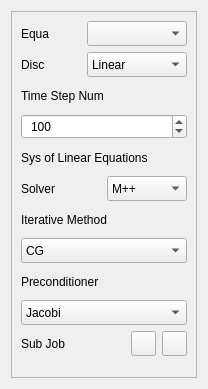
<?xml version="1.0" encoding="UTF-8"?>
<ui version="4.0">
 <class>FEMDockWidget</class>
 <widget class="QWidget" name="FEMDockWidget">
  <property name="geometry">
   <rect>
    <x>0</x>
    <y>0</y>
    <width>208</width>
    <height>389</height>
   </rect>
  </property>
  <property name="windowTitle">
   <string>Form</string>
  </property>
  <layout class="QVBoxLayout" name="verticalLayout">
   <item>
    <widget class="QFrame" name="frame">
     <property name="frameShape">
      <enum>QFrame::StyledPanel</enum>
     </property>
     <property name="frameShadow">
      <enum>QFrame::Raised</enum>
     </property>
     <layout class="QVBoxLayout" name="verticalLayout_2">
      <item>
       <layout class="QGridLayout" name="gridLayout">
        <item row="0" column="2">
         <widget class="QComboBox" name="comboBox">
          <property name="enabled">
           <bool>true</bool>
          </property>
          <property name="minimumSize">
           <size>
            <width>100</width>
            <height>25</height>
           </size>
          </property>
          <property name="maximumSize">
           <size>
            <width>16777215</width>
            <height>25</height>
           </size>
          </property>
          <property name="font">
           <font>
            <pointsize>9</pointsize>
           </font>
          </property>
          <property name="currentText">
           <string/>
          </property>
         </widget>
        </item>
        <item row="1" column="0">
         <widget class="QLabel" name="label_2">
          <property name="minimumSize">
           <size>
            <width>0</width>
            <height>25</height>
           </size>
          </property>
          <property name="maximumSize">
           <size>
            <width>16777215</width>
            <height>25</height>
           </size>
          </property>
          <property name="font">
           <font>
            <pointsize>9</pointsize>
           </font>
          </property>
          <property name="text">
           <string>Disc</string>
          </property>
         </widget>
        </item>
        <item row="1" column="2">
         <widget class="QComboBox" name="comboBox_2">
          <property name="minimumSize">
           <size>
            <width>0</width>
            <height>25</height>
           </size>
          </property>
          <property name="maximumSize">
           <size>
            <width>16777215</width>
            <height>25</height>
           </size>
          </property>
          <property name="font">
           <font>
            <pointsize>9</pointsize>
           </font>
          </property>
          <item>
           <property name="text">
            <string>Linear</string>
           </property>
          </item>
          <item>
           <property name="text">
            <string>Quadratic</string>
           </property>
          </item>
         </widget>
        </item>
        <item row="0" column="0">
         <widget class="QLabel" name="label">
          <property name="font">
           <font>
            <pointsize>9</pointsize>
           </font>
          </property>
          <property name="text">
           <string>Equa</string>
          </property>
         </widget>
        </item>
        <item row="0" column="1">
         <spacer name="horizontalSpacer_2">
          <property name="orientation">
           <enum>Qt::Horizontal</enum>
          </property>
          <property name="sizeHint" stdset="0">
           <size>
            <width>40</width>
            <height>20</height>
           </size>
          </property>
         </spacer>
        </item>
        <item row="1" column="1">
         <spacer name="horizontalSpacer_3">
          <property name="orientation">
           <enum>Qt::Horizontal</enum>
          </property>
          <property name="sizeHint" stdset="0">
           <size>
            <width>40</width>
            <height>20</height>
           </size>
          </property>
         </spacer>
        </item>
       </layout>
      </item>
      <item>
       <layout class="QHBoxLayout" name="horizontalLayout_2">
        <item>
         <widget class="QLabel" name="label_3">
          <property name="minimumSize">
           <size>
            <width>0</width>
            <height>25</height>
           </size>
          </property>
          <property name="maximumSize">
           <size>
            <width>16777215</width>
            <height>25</height>
           </size>
          </property>
          <property name="font">
           <font>
            <pointsize>9</pointsize>
           </font>
          </property>
          <property name="text">
           <string>Time Step Num</string>
          </property>
         </widget>
        </item>
       </layout>
      </item>
      <item>
       <widget class="QDoubleSpinBox" name="doubleSpinBox">
        <property name="minimumSize">
         <size>
          <width>0</width>
          <height>25</height>
         </size>
        </property>
        <property name="maximumSize">
         <size>
          <width>16777215</width>
          <height>25</height>
         </size>
        </property>
        <property name="font">
         <font>
          <pointsize>9</pointsize>
         </font>
        </property>
        <property name="styleSheet">
         <string notr="true">padding-left:5px;</string>
        </property>
        <property name="decimals">
         <number>0</number>
        </property>
        <property name="maximum">
         <double>2000.000000000000000</double>
        </property>
        <property name="value">
         <double>100.000000000000000</double>
        </property>
       </widget>
      </item>
      <item>
       <widget class="QLabel" name="label_4">
        <property name="minimumSize">
         <size>
          <width>0</width>
          <height>25</height>
         </size>
        </property>
        <property name="font">
         <font>
          <pointsize>9</pointsize>
         </font>
        </property>
        <property name="text">
         <string>Sys of Linear Equations </string>
        </property>
       </widget>
      </item>
      <item>
       <layout class="QHBoxLayout" name="horizontalLayout_3">
        <item>
         <widget class="QLabel" name="label_7">
          <property name="minimumSize">
           <size>
            <width>0</width>
            <height>25</height>
           </size>
          </property>
          <property name="font">
           <font>
            <pointsize>9</pointsize>
           </font>
          </property>
          <property name="text">
           <string>Solver</string>
          </property>
         </widget>
        </item>
        <item>
         <widget class="QComboBox" name="comboBox_5">
          <property name="minimumSize">
           <size>
            <width>0</width>
            <height>25</height>
           </size>
          </property>
          <property name="maximumSize">
           <size>
            <width>16777215</width>
            <height>25</height>
           </size>
          </property>
          <property name="font">
           <font>
            <pointsize>9</pointsize>
           </font>
          </property>
          <item>
           <property name="text">
            <string>M++</string>
           </property>
          </item>
          <item>
           <property name="text">
            <string>FASP</string>
           </property>
          </item>
         </widget>
        </item>
       </layout>
      </item>
      <item>
       <layout class="QGridLayout" name="gridLayout_2">
        <item row="1" column="0">
         <widget class="QLabel" name="label_5">
          <property name="minimumSize">
           <size>
            <width>0</width>
            <height>25</height>
           </size>
          </property>
          <property name="font">
           <font>
            <pointsize>9</pointsize>
           </font>
          </property>
          <property name="text">
           <string>Iterative Method</string>
          </property>
         </widget>
        </item>
        <item row="4" column="0">
         <widget class="QComboBox" name="comboBox_4">
          <property name="minimumSize">
           <size>
            <width>100</width>
            <height>25</height>
           </size>
          </property>
          <property name="font">
           <font>
            <pointsize>9</pointsize>
           </font>
          </property>
          <item>
           <property name="text">
            <string>Jacobi</string>
           </property>
          </item>
         </widget>
        </item>
        <item row="3" column="0">
         <widget class="QLabel" name="label_6">
          <property name="minimumSize">
           <size>
            <width>0</width>
            <height>25</height>
           </size>
          </property>
          <property name="font">
           <font>
            <pointsize>9</pointsize>
           </font>
          </property>
          <property name="text">
           <string>Preconditioner</string>
          </property>
         </widget>
        </item>
        <item row="2" column="0">
         <widget class="QComboBox" name="comboBox_3">
          <property name="minimumSize">
           <size>
            <width>100</width>
            <height>25</height>
           </size>
          </property>
          <property name="font">
           <font>
            <pointsize>9</pointsize>
           </font>
          </property>
          <item>
           <property name="text">
            <string>CG</string>
           </property>
          </item>
         </widget>
        </item>
       </layout>
      </item>
      <item>
       <layout class="QHBoxLayout" name="horizontalLayout">
        <item>
         <widget class="QLabel" name="label_8">
          <property name="minimumSize">
           <size>
            <width>0</width>
            <height>25</height>
           </size>
          </property>
          <property name="font">
           <font>
            <pointsize>9</pointsize>
           </font>
          </property>
          <property name="text">
           <string>Sub Job</string>
          </property>
         </widget>
        </item>
        <item>
         <spacer name="horizontalSpacer">
          <property name="orientation">
           <enum>Qt::Horizontal</enum>
          </property>
          <property name="sizeHint" stdset="0">
           <size>
            <width>40</width>
            <height>20</height>
           </size>
          </property>
         </spacer>
        </item>
        <item>
         <widget class="QPushButton" name="pushButton">
          <property name="enabled">
           <bool>true</bool>
          </property>
          <property name="minimumSize">
           <size>
            <width>25</width>
            <height>25</height>
           </size>
          </property>
          <property name="maximumSize">
           <size>
            <width>25</width>
            <height>25</height>
           </size>
          </property>
          <property name="font">
           <font>
            <pointsize>10</pointsize>
           </font>
          </property>
          <property name="styleSheet">
           <string notr="true">QPushButton::hover{
    background-color: transparent;
    border: 2px solid #6A8480;
    border-radius: 2px;
    padding: 2px;
}</string>
          </property>
          <property name="text">
           <string/>
          </property>
          <property name="icon">
           <iconset resource="../CADWindow.qrc">
            <normaloff>:/cad_wind/figure/cad_wind/ok.png</normaloff>:/cad_wind/figure/cad_wind/ok.png</iconset>
          </property>
         </widget>
        </item>
        <item>
         <widget class="QPushButton" name="pushButton_2">
          <property name="minimumSize">
           <size>
            <width>25</width>
            <height>25</height>
           </size>
          </property>
          <property name="maximumSize">
           <size>
            <width>25</width>
            <height>25</height>
           </size>
          </property>
          <property name="text">
           <string/>
          </property>
          <property name="icon">
           <iconset resource="../FEMWindow.qrc">
            <normaloff>:/fem_wind/figure/fem_wind/fem_movie.png</normaloff>:/fem_wind/figure/fem_wind/fem_movie.png</iconset>
          </property>
         </widget>
        </item>
       </layout>
      </item>
      <item>
       <spacer name="verticalSpacer">
        <property name="orientation">
         <enum>Qt::Vertical</enum>
        </property>
        <property name="sizeType">
         <enum>QSizePolicy::Expanding</enum>
        </property>
        <property name="sizeHint" stdset="0">
         <size>
          <width>20</width>
          <height>20</height>
         </size>
        </property>
       </spacer>
      </item>
     </layout>
    </widget>
   </item>
  </layout>
 </widget>
 <resources>
  <include location="../CADWindow.qrc"/>
  <include location="../FEMWindow.qrc"/>
 </resources>
 <connections/>
</ui>
